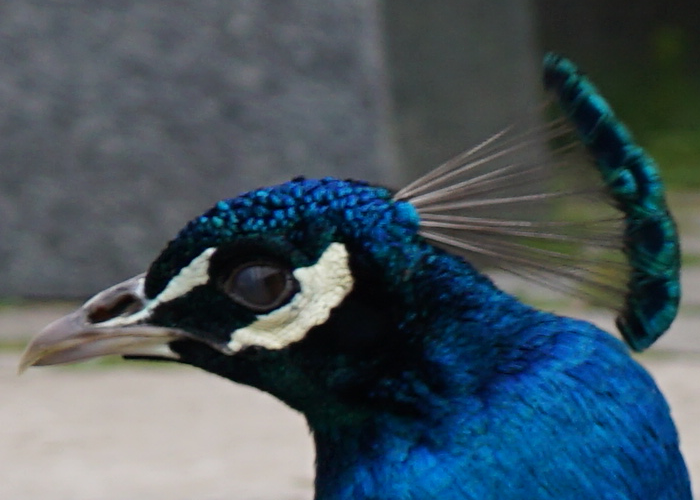
#> input picture peacock_defocus.png, 700 x 500 px
$ python -i deblurring.py   (imports and definitions only)   (older library calls are emulated)
#> lines starting #> are read from the running program, lines starting #| are printed output that depends on the picture
### polyblur/utils.py
import numpy as np
import torch
import torch.fft
import torch.nn.functional as F
from skimage import img_as_float32


def to_tensor(x, to_type=torch.float):
    """Converts an nd.array into a torch.tensor of size (C,H,W)."""
    ndim = len(x.shape)
    if ndim == 2:
        x = torch.from_numpy(x.copy()).unsqueeze(0)
    else:
        x = torch.from_numpy(x.copy()).permute(2, 0, 1)
    if to_type == torch.float:
        x = x.float()
    elif to_type == torch.double:
        x = x.double()
    else:
        x = x.long()
    return x


# [47 lines left out: functions to_array, to_float, to_uint, pad_with_kernel, crop_with_kernel, extract_tiles, not called in this run]

### polyblur/deblurring.py
import numpy as np
import torch
import torch.fft
import torch.nn as nn
import torch.nn.functional as F

from . import edgetaper
from . import filters
from . import blur_estimation
from . import domain_transform
from . import utils

from scipy import signal, ndimage, fftpack
from time import time


#####################################################
################## Functional #######################
#####################################################


def polyblur_deblurring(img, n_iter=1, c=0.352, b=0.768, alpha=2, beta=3, sigma_r=0.8, sigma_s=2.0, ker_size=25, q=0.0, n_angles=6,
                        n_interpolated_angles=30, remove_halo=False, edgetaping=False, prefiltering=False,
                        discard_saturation=False, multichannel_kernel=False, method='fft', verbose=False):
    """
    Meta Functional implementation of Polyblur.
    :param img: (H, W) or (H,W,3) np.array or (B,C,H,W) torch.tensor, the blurry image(s)
    :param n_iter: int, number of polyblur iteration
    :param c: float, slope of std estimation model (C in the main paper)
    :param b: float, intercept of the std estimation model
    :param alpha: float, mid frequencies parameter for deblurring
    :param beta: float, high frequencies parameter for deblurring
    :param sigma_r: float, regularization parameter for domain transform (prefiltering)
    :param sigma_s: float, smoothness parameter for domain transform (prefiltering)
    :param ker_size: int, kernel(s) size
    :param remove_halo: bool, using or not halo removal masking
    :param edgetaping: bool, using or not edgetaping border preprocessing for deblurring
    :param prefiltering: bool, using or not smooth and textured images split to prevent noise magnification
    :param discard_saturation: bool, should we discard saturated pixels? (recommanded)
    :param multichannel_kernel: bool, predicting a kernel common to each color channel or a single kernel per color channel
    :param method: string, weither running the convolution in time or fourier domain
    :return: impred: np.array or torch.tensor of same size as img, the restored image(s)
    """
    ## Convert to torch.Tensor from numpy.ndarray
    if type(img) == np.ndarray:
        flag_numpy = True
        img = utils.to_tensor(img).unsqueeze(0)
    else:
        flag_numpy = False

    ## Which format for the kernel: 2D filter (FFT or direct) or tuple of parameters (direct separable)?
    if method == 'direct_separable':
        return_2d_filters = False
    else:
        return_2d_filters = True

    ## Init the variables
    start = time()
    impred = img
    grad_img = filters.fourier_gradients(img)
    thetas = torch.linspace(0, 180, n_angles+1, device=img.device).unsqueeze(0).long()   # (1,n)
    interpolated_thetas = torch.arange(0, 180, 180 / n_interpolated_angles, device=img.device).unsqueeze(0).long()  # (1,N)
    if verbose:
        print('-- init tensors:      %1.5f' % (time() - start))

    ## Main loop
    for n in range(n_iter):
        ## Blur estimation
        start = time()
        kernel = blur_estimation.gaussian_blur_estimation(impred, c=c, b=b, q=q, discard_saturation=discard_saturation,
                                                          ker_size=ker_size, multichannel=multichannel_kernel,
                                                          thetas=thetas, interpolated_thetas=interpolated_thetas,
                                                          return_2d_filters=return_2d_filters)
        if verbose:
            print('-- blur estimation %d: %1.5f' % (n+1, time() - start))

        ## Non-blind deblurring
        start =time()
        if prefiltering:
            impred, impred_noise = edge_aware_filtering(impred, sigma_s, sigma_r)
            impred = inverse_filtering_rank3(impred, kernel, alpha=alpha, b=beta, remove_halo=remove_halo,
                                             do_edgetaper=edgetaping, grad_img=grad_img, method=method)
            impred = impred + impred_noise
        else:
            impred = inverse_filtering_rank3(impred, kernel, alpha=alpha, b=beta, remove_halo=remove_halo,
                                             do_edgetaper=edgetaping, grad_img=grad_img, method=method)
        impred = impred.clip(0.0, 1.0)
        if verbose:
            print('-- deblurring %d:      %1.5f' % (n+1, time() - start))

    ## Go back to numpy if needs be
    if flag_numpy:
        return utils.to_array(impred.cpu())
    else:
        return impred


# [71 lines left out: functions edge_aware_filtering, compute_polynomial, compute_polynomial_direct, compute_polynomial_fft, not called in this run]


# @torch.jit.script
def grad_prod_(grad_x, grad_y, gout_x, gout_y):
    return (- grad_x * gout_x) +  (- grad_y * grad_y)


# @torch.jit.script
def grad_square_(grad_x, grad_y):
    return grad_x * grad_x + grad_y * grad_y


# @torch.jit.script
def grad_div_and_clip_(M, nM):
    return torch.clamp(M / (nM + M), min=0)


# @torch.jit.script
def grad_convex_sum_(img, imout, z):
    # Equivalent to z * img + (1-z) * imout
    return imout + z * (img - imout)


# [47 lines left out: functions halo_masking, inverse_filtering_rank3, not called in this run]


#####################################################
##################  nn.Module  ######################
#####################################################


class PolyblurDeblurring(nn.Module):
    # [144 lines left out: functions __init__, forward, build_window, pad_with_new_size, crop_with_old_size, not called in this run]

>>> import cv2
>>> picture = cv2.imread('../peacock_defocus.png', cv2.IMREAD_GRAYSCALE)
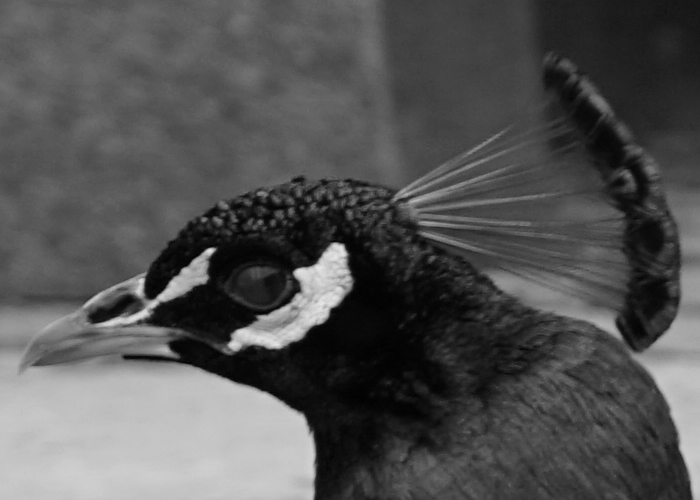
#> picture: shape (500, 700); min 2, max 231, mean 83.2
>>> result = polyblur_deblurring(picture)
#> (the run stopped early here; a loop or call above may not have finished)
